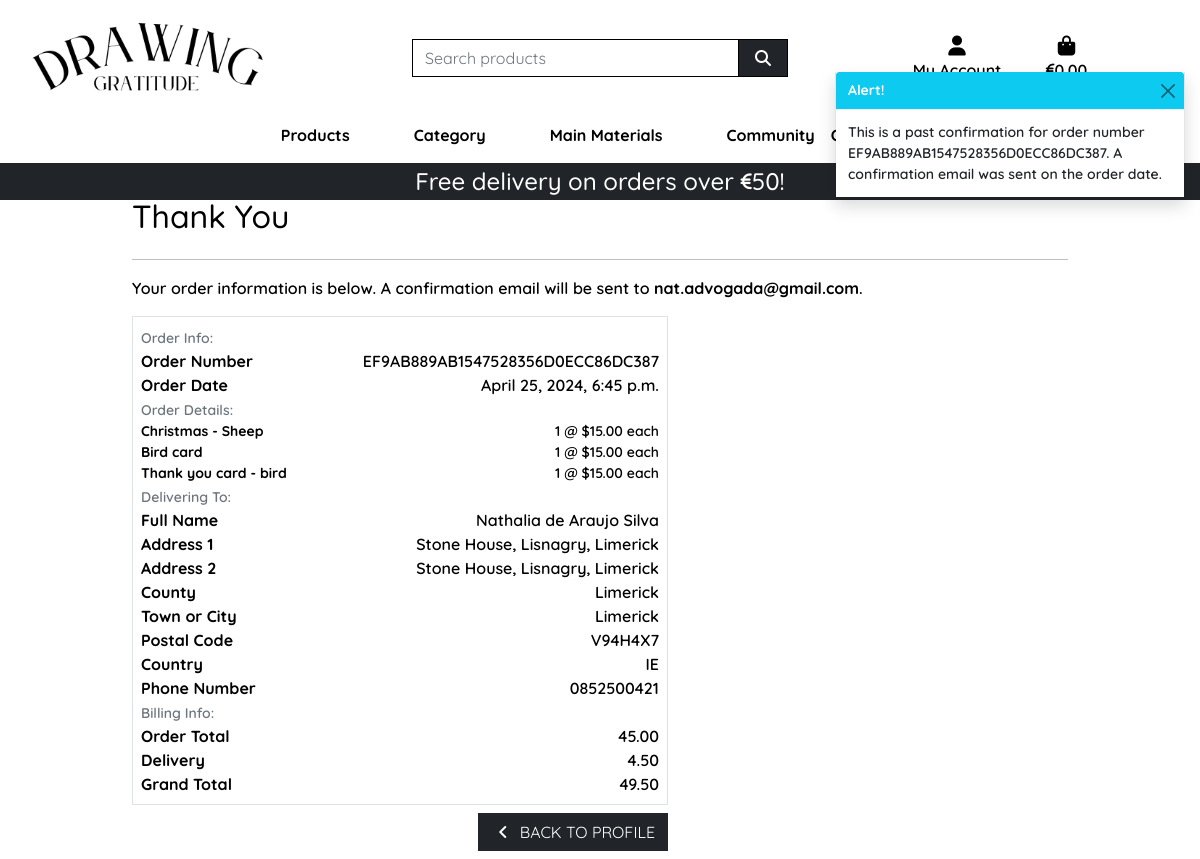
/profile/order_history/EF9AB889AB1547528356D0ECC86DC387, run on an earlier commit of the app's database.
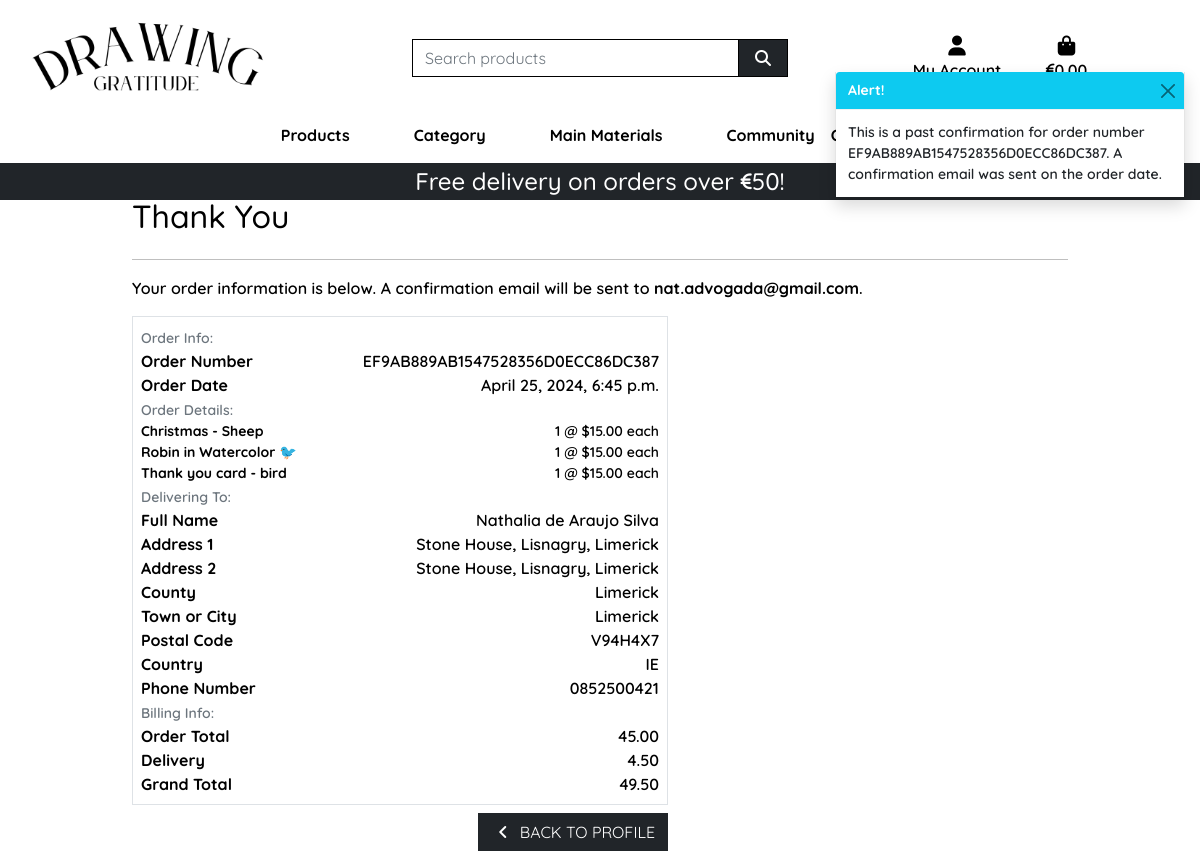
And on a later commit of the database.
### checkout/models.py (models this page shows, shortened)
class OrderLineItem(models.Model):
    order = models.ForeignKey(Order, null=False, blank=False,
                              on_delete=models.CASCADE,
                              related_name='lineitems')
    product = models.ForeignKey(Product, null=False, blank=False,
                                on_delete=models.CASCADE)
    quantity = models.IntegerField(null=False, blank=False, default=0)
    lineitem_total = models.DecimalField(max_digits=6, decimal_places=2,
                                         null=False, blank=False,
                                         editable=False)

### products/models.py (models this page shows, shortened)
class Product(models.Model):
    DIGITAL_CHOICES = [
        (True, '0'),
        (False, '1'),
    ]
    OFFERS_CHOICES = [
        (True, '0'),
        (False, '1'),
    ]
    COMMUNITY_CHOICES = [
        (True, '0'),
        (False, '1'),
    ]
    category = models.ForeignKey('Category', null=True, blank=True, on_delete=models.SET_NULL)
    sku = models.CharField(max_length=254, null=True, blank=True)
    name = models.CharField(max_length=254)
    description = models.TextField()
    price = models.DecimalField(max_digits=6, decimal_places=2)
    rating = models.DecimalField(max_digits=6, decimal_places=2, null=True, blank=True)
    image_url = models.URLField(max_length=1024, null=True, blank=True)
    image = models.ImageField(null=True, blank=True)
    digital = models.BooleanField(default=False)
    offers =  models.BooleanField(default=False)
    community =  models.BooleanField(default=False)

### profiles/views.py (the view)
# urls.py: path('order_history/<order_number>', views.order_history, name='order_history'),
def order_history(request, order_number):
    order = get_object_or_404(Order, order_number=order_number)
    messages.info(request, (
        f'This is a past confirmation for order number {order_number}. '
        'A confirmation email was sent on the order date.'
    ))
    template = 'checkout/checkout_success.html'
    context = {
        'order': order,
        'from_profile': True,
    }
    return render(request, template, context)

### bag/contexts.py (called while the page is built, shortened)
def bag_contents(request):
    bag_items = []
    total = 0
    total_discounted_price = 0
    product_count = 0
    bag = request.session.get('bag', {})
    delivery = total * Decimal(settings.STANDARD_DELIVERY_PERCENTAGE / 100) if total < settings.FREE_DELIVERY_THRESHOLD else 0
    grand_total = total + delivery
    context = {
        'bag_items': bag_items,
        'total': total,
        'total_discounted_price': total_discounted_price,
        'product_count': product_count,
        'delivery': delivery,
        'free_delivery_delta': max(0, settings.FREE_DELIVERY_THRESHOLD - total),
        'free_delivery_threshold': settings.FREE_DELIVERY_THRESHOLD,
        'grand_total': grand_total,
    }
    return context

### checkout/templates/checkout/checkout_success.html (shortened to what the changed rows need)
{% extends "base.html" %}
{% load static %}
{% block extra_css %}
    <link rel="stylesheet" href="{% static 'checkout/css/checkout.css' %}">
{% endblock %}
{% block content %}
    <div class="container">
        <div class="row">
            <div class="col">
                <h2 class="logo-font mb-4">Thank You</h2>
            </div>
        </div>
        <div class="row">
            <div class="col-12 col-lg-7">
                <div class="order-confirmation-wrapper p-2 border">
                    {% for item in order.lineitems.all %}
                    <div class="row">
                        <div class="col-12 col-md-4">
                            <p class="small mb-0 text-black fw-bold">
                                {{ item.product.name }}{% if item.product_size %} - Size {{ item.product.size|upper }}{% endif %}
                            </p>
                        </div>
                        <div class="col-12 col-md-8 text-end">
                            <p class="small mb-0">{{ item.quantity }} @ ${{ item.product.price }} each</p>
                        </div>
                    </div>
                    {% endfor %}
                </div>
            </div>
        </div>
    </div>
{% endblock %}

What changed in the data, as far as the page shows it:
changed through a linked row, OrderLineItem: product.name "Bird card" → "Robin in Watercolor 🐦"
